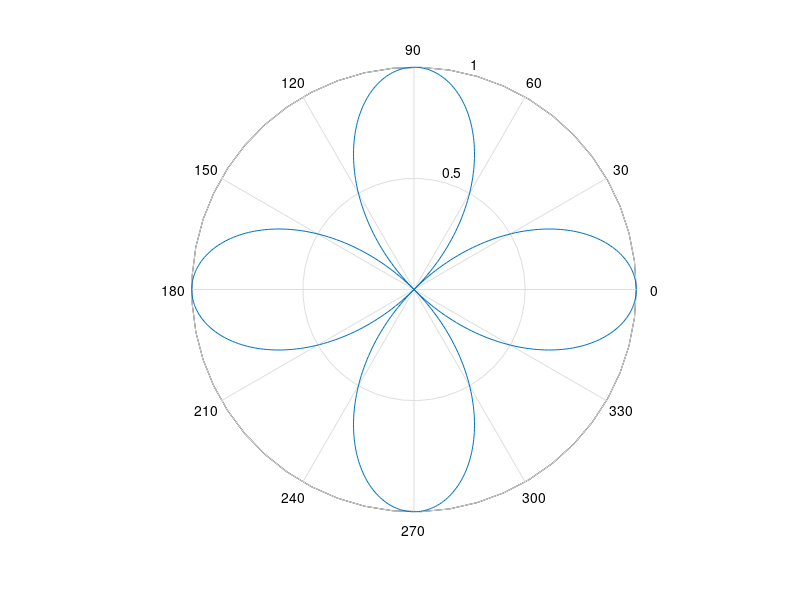
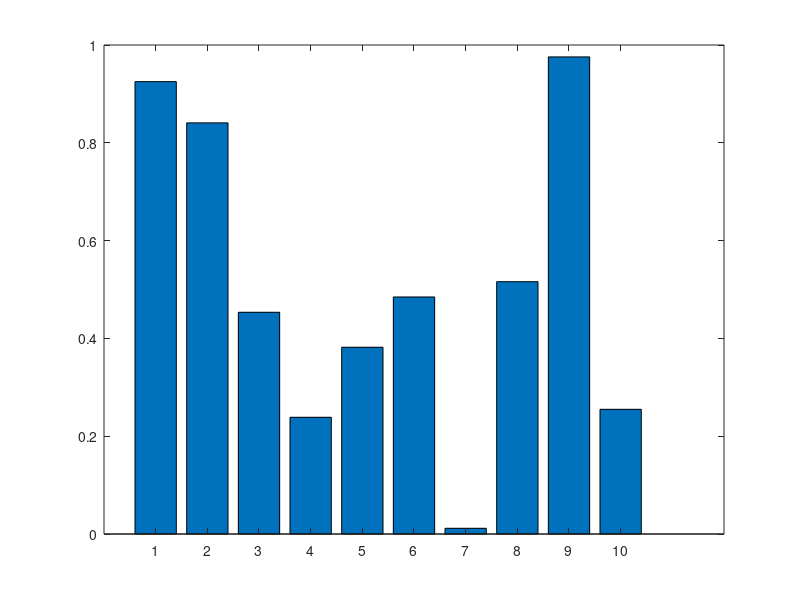
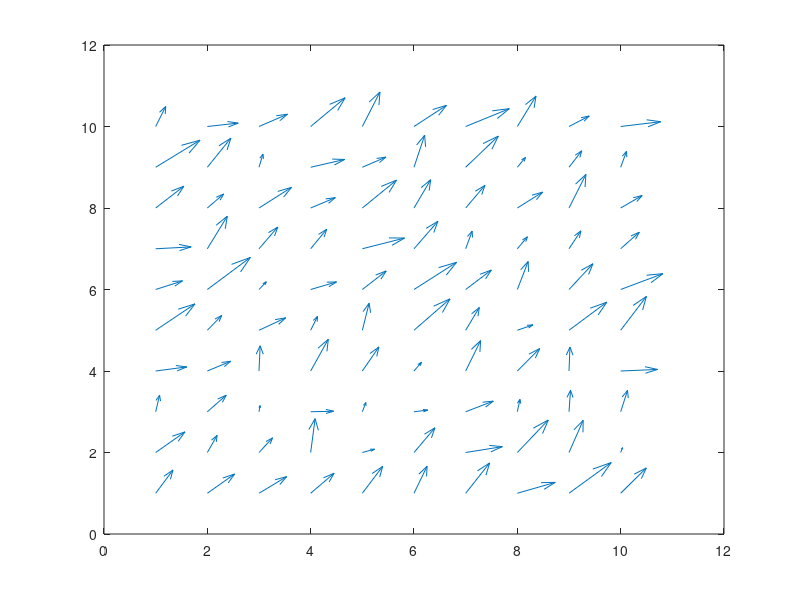
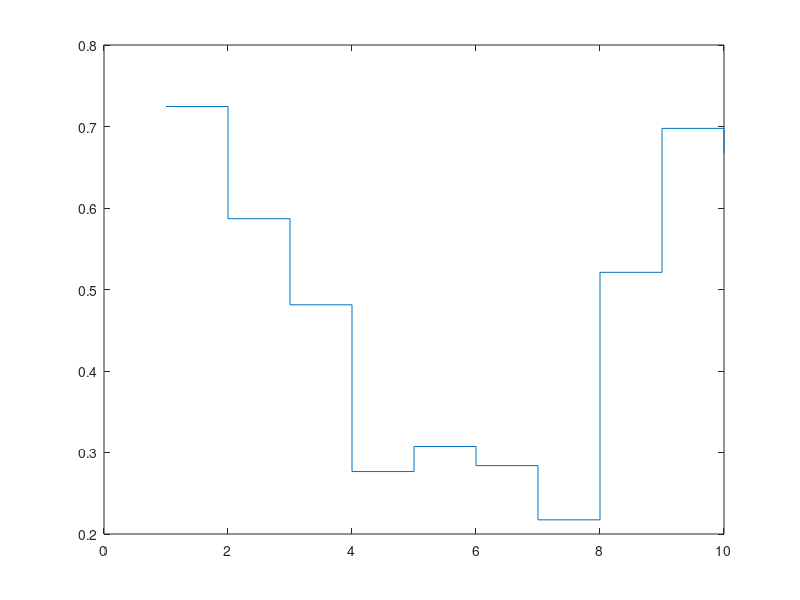

Write the MATLAB code that produced these figures, in order.
polar(0:0.01:2*pi,cos((0:0.01:2*pi)*2))
figure
bar(1:10,rand(1,10));
figure
[X,Y]=meshgrid(1:10,1:10);
quiver(X,Y,rand(10),rand(10));
figure
stairs(1:10,rand(1,10));
figure
fill([0 1 0.5],[0 0 1],'r');
doc specgraph